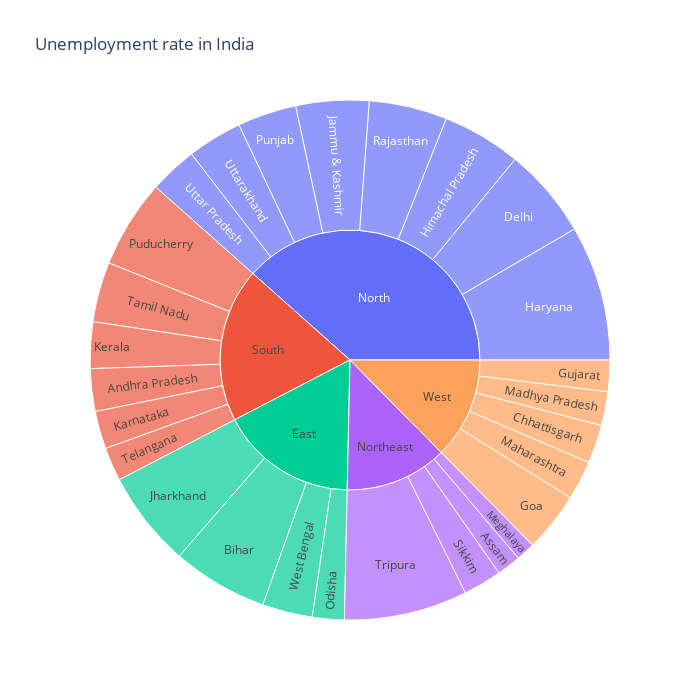

Notebook cell for this chart:
### Code cell
Unemployment=df[["States","Region","Estimated Unemployment Rate (%)"]]
figure=px.sunburst(Unemployment,path=["Region","States"], values="Estimated Unemployment Rate (%)", 
                   width=700,height=700,color_continuous_scale="RdY1Gn", title="Unemployment rate in India")
figure.show()

### Figure 1 — Plotly figure (JSON) as saved in the notebook; plotly's stock layout.template omitted (floating-point values rounded to 4 significant figures)
{"data": [{"branchvalues": "total", "domain": {"x": [0, 1], "y": [0, 1]}, "hovertemplate": "labels=%{label}<br>Estimated Unemployment Rate (%)=%{value}<br>parent=%{parent}<br>id=%{id}<extra></extra>", "ids": ["South/Andhra Pradesh", "Northeast/Assam", "East/Bihar", "West/Chhattisgarh", "North/Delhi", "West/Goa", "West/Gujarat", "North/Haryana", "North/Himachal Pradesh", "North/Jammu & Kashmir", "East/Jharkhand", "South/Karnataka", "South/Kerala", "West/Madhya Pradesh", "West/Maharashtra", "Northeast/Meghalaya", "East/Odisha", "South/Puducherry", "North/Punjab", "North/Rajasthan", "Northeast/Sikkim", "South/Tamil Nadu", "South/Telangana", "Northeast/Tripura", "North/Uttar Pradesh", "North/Uttarakhand", "East/West Bengal", "East", "North", "Northeast", "South", "West"], "labels": ["Andhra Pradesh", "Assam", "Bihar", "Chhattisgarh", "Delhi", "Goa", "Gujarat", "Haryana", "Himachal Pradesh", "Jammu & Kashmir", "Jharkhand", "Karnataka", "Kerala", "Madhya Pradesh", "Maharashtra", "Meghalaya", "Odisha", "Puducherry", "Punjab", "Rajasthan", "Sikkim", "Tamil Nadu", "Telangana", "Tripura", "Uttar Pradesh", "Uttarakhand", "West Bengal", "East", "North", "Northeast", "South", "West"], "name": "", "parents": ["South", "Northeast", "East", "West", "North", "West", "West", "North", "North", "North", "East", "South", "South", "West", "West", "Northeast", "East", "South", "North", "North", "Northeast", "South", "South", "Northeast", "North", "North", "East", "", "", "", "", ""], "type": "sunburst", "values": [86.64, 48.56, 194.7, 78.19, 184.1, 121.7, 63.76, 274.8, 160.7, 148.3, 195.4, 76.68, 94.34, 68.54, 79.79, 38.66, 64.62, 179.4, 119.8, 158.7, 78.34, 121.9, 68.33, 250.6, 97.37, 111.6, 101.9, 556.6, 1255.0, 416.1, 627.3, 411.9]}], "layout": {"height": 700, "legend": {"tracegroupgap": 0}, "title": {"text": "Unemployment rate in India"}, "width": 700}}
